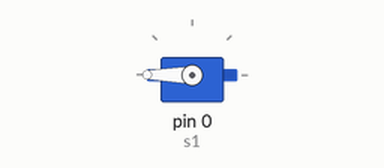
This sketch was run on a simulated Arduino Uno, built with avr-gcc and run on an emulated ATmega328P. Shown: servo.

Above: at 0.05 s.
Timing chart, 0 to 4.6 s (numbered marks = the images above):
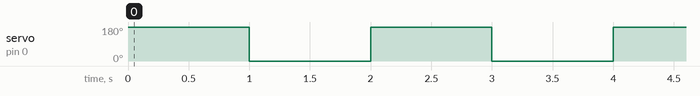

The sketch:

Servo.ino
```cpp
 #include <Servo.h> // servo library
 Servo s1;
 void setup()
 {
  s1.attach(0);  // servo attach D3 pin of arduino
 }
 void loop()
 {

   s1.write(180);
   delay(1000);
   s1.write(0);
   delay(1000);

 }
```

Measured:
- by itself, servo on pin 0 (s1): alternates 180° for 1.0 s and 0° for 1.0 s
